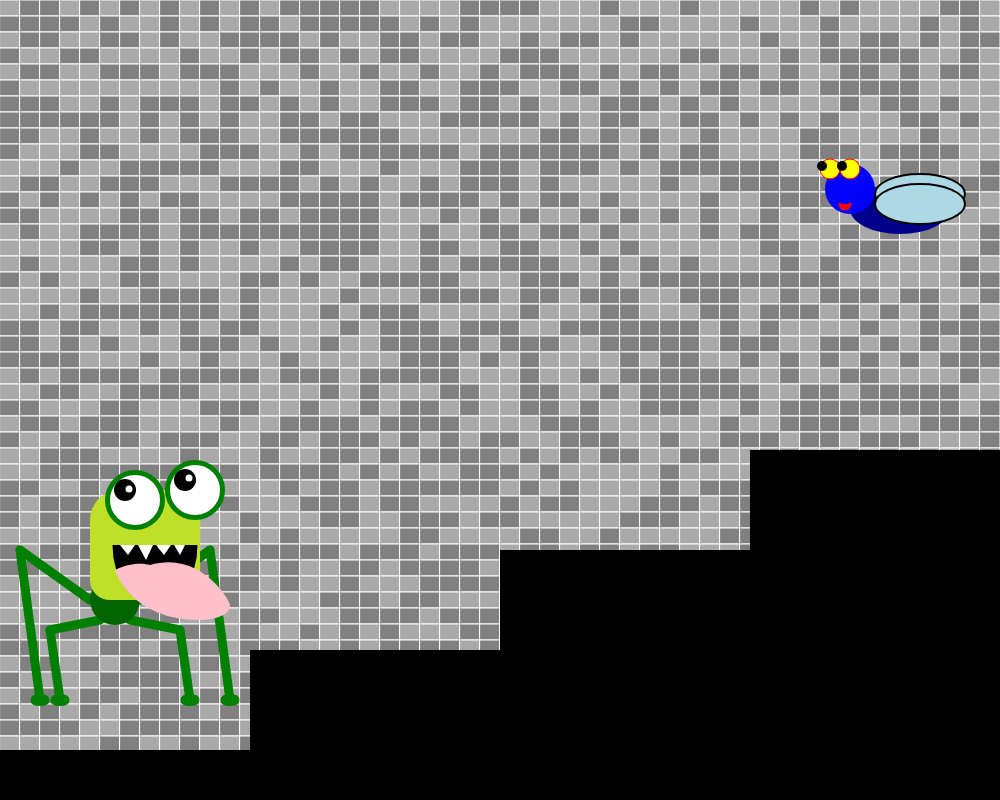
Frame 1 (no input)
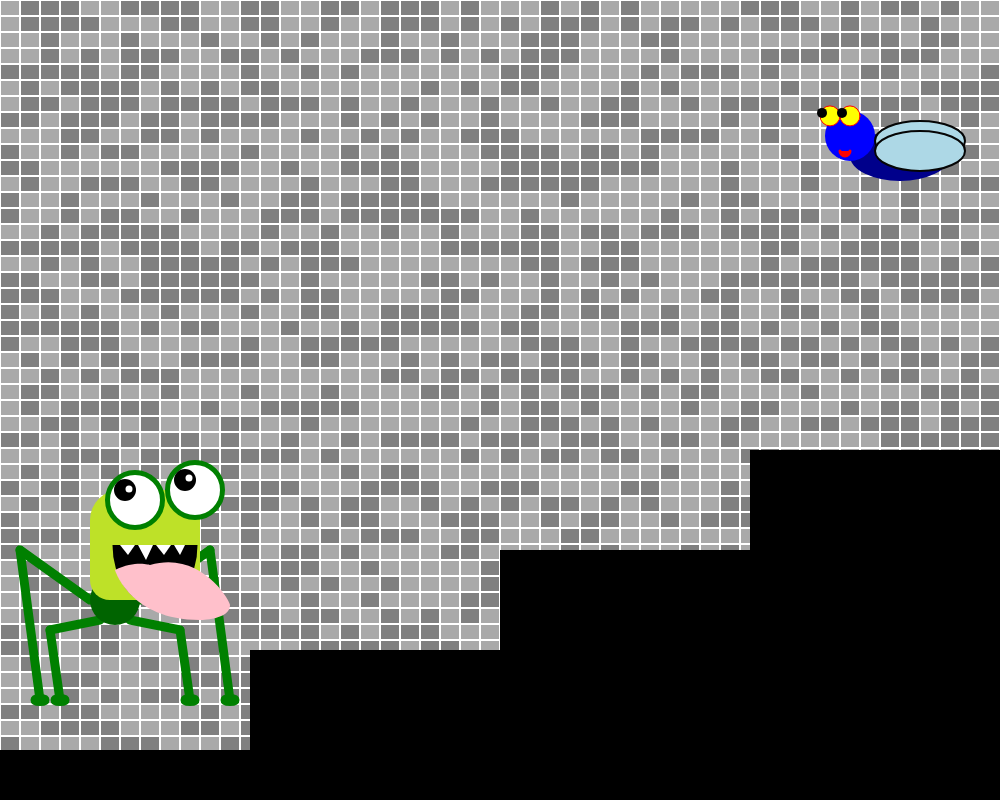
Frame 60 (no input)
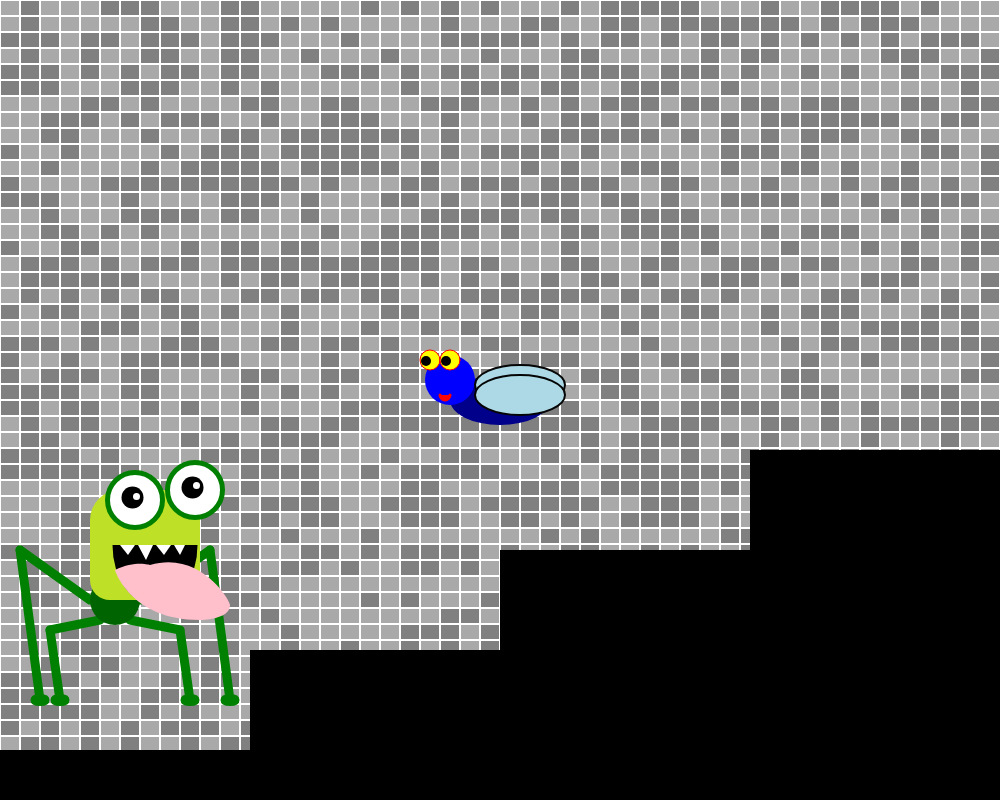
Frame 120 (the mouse pressed at the canvas centre since frame 60)

The p5.js sketch that drew these frames (run headless with seeded random() and noise() and a simulated clock; from frame 60 on, the mouse is pressed at the canvas centre):

// p5.js sketch
// ── sketch.js
//Assignment 1: A Spider (Dunphy) Hunting a Fly (Jay)

//Creating the background flickering grids
// Number of columns and rows
let numCol = 50;
let numRow = 50;

// Width and height of each cell
let colWidth;
let rowHeight;

// The only two colors cells can have
let colors = ["gray", "darkgray "];

// The coordinates of the fly(jay)
let flyX = 900;
let flyY = 200;

///Spider(Dunphy)////////////
////////////////////////////
// Spider(Dunphy) position
let spiderX = 0;
let spiderY = 0;
//Spider (Dunphy) movement speed
let spiderSpeedX = 0;
let spiderSpeedY = 0;
// Gravity for returning the spider to the ground after a jump
let gravity = 1;
// Which stair Dunphy is currently standing on
let currentStep = 0;
// Where Dunphy should land
let targetX = 0;
let targetY = 0;
// Is Dunphy currently jumping? Defining a Boolean variable "spiderIsJumping"
let spiderIsJumping = false;
//Dunphy's direction for implementing backward movement
let spiderDirection = 1; // Normal direction
//Boolean variable to set the condition of Dunphy catching Jay
let catchFly = false;

function setup() {
  createCanvas(1000, 800);

  // Defining the grids' cells width and height
  colWidth = width / numCol;
  rowHeight = height / numRow;

  // Controls how fast the grid flickers
  //frameRate in P5.js controls how many times draw() function repeats per second (by default it is 60 times but we change it to 30 to make the flickering slower
  frameRate(30);
}

function draw() {
  background(0);

  //Creating flickering grids //////////
  //////////////////////////////////////
  for (i = 0; i < numCol; i = i + 1) {
    for (j = 0; j < numRow; j = j + 1) {
      // Randomly choose gray or dark gray
      let randomColor = random(colors);
      fill(randomColor);
      // Grid lines
      stroke(255);
      rect(i * colWidth, j * rowHeight, colWidth, rowHeight);
    }
  }

  // Drawing the steps by own defined drawStrairs() function
  drawStairs();

  //////// Specifing Dunphy the spider Movement //////////////
  ///////////////////////////////////////
  if (spiderIsJumping == true) {
    spiderX = spiderX + spiderSpeedX; //Forward Movement
    spiderY = spiderY + spiderSpeedY; // upward movement
    spiderSpeedY = spiderSpeedY + gravity; // Gravity pulls the spider down

    // Check if Dunphy reached the next stair so that it falls on that
    if (spiderSpeedY > 0 && spiderY >= targetY) {
      // this checks if the Spider moving upward
      if (spiderSpeedX > 0 && spiderX >= targetX) {
        // this checks if  spider moving forward while moving forwrad or to th eright
        //Now put Dunphy exactly on the stair
        spiderX = targetX;
        spiderY = targetY;
        // Stop movement
        spiderSpeedX = 0;
        spiderSpeedY = 0;
        // Dunphy has finished jumping
        spiderIsJumping = false;
      } else if (spiderSpeedX < 0 && spiderX <= targetX) {
        // this defines if spider moving backward or to the left
        //Now put Dunphy exactly on the stair
        spiderX = targetX;
        spiderY = targetY;
        // Stop movement
        spiderSpeedX = 0;
        spiderSpeedY = 0;
        // Dunphy has finished jumping
        spiderIsJumping = false;

        // now while moving backward or to the left
        //we need to identify if the step which the Spider falling onto, is step 2
        // then we need to define catchFly condition to be true
        if (currentStep == 2 && catchFly == false) {
          catchFly = true;
        }
      } else if (spiderSpeedX == 0) {
        // this defines only "jumping on the step" condition
        spiderX = targetX;
        spiderY = targetY;
        spiderSpeedY = 0;
        spiderIsJumping = false;
      }
    }
  }
  // Instead of defining the spider as an object & class
  // we use "translate" function, which moves the coordinate systme to a new postion
  push();
  translate(spiderX, spiderY);
  // Mirror around approximately the center of Dunphy
  translate(125, 0);
  scale(spiderDirection, 1);
  translate(-125, 0);
  drawSpider();
  pop();
  // Above command says that the coordinate system moves when spider moves to its new position
  // that way the entire spider works as an object and it does not need to change all of its body parts coordinates

  /// Let's check if Jay the fly is caught
  if (catchFly == true) {
    // jay follows Dunphy's tongue & because Dunphy is mirrored
    // his tongue are toward the left
    // but we want as long as catchFly is true have Jay attached to Dunphy's tongue
    flyY = spiderY + 600;
    if (spiderDirection == -1) {
      flyX = spiderX - 30;
    } // so if Dunphy is moving backward, Jay is attached to his tongue
    else {
      flyX = spiderX + 280;
    } // this keeps Jay attached to Dunphy's tongue when it is mocing forward and the catchFly is true
  }
  // If mouse is pressed and Jay is not caught, jay moves with the mouse
  else {
    if (mouseIsPressed) {
      flyX = mouseX;
      flyY = mouseY;
    } else {
      // Jay has random vertical movement
      flyY = flyY + random(-20, 20);
      //Creating constrain for the movement of fly(Jay)
      if (flyY < 50) {
        flyY = 50;
      }
      if (flyY > 400) {
        flyY = 400;
      }
    }
  }
  drawFly(flyX, flyY);
}

//Spider jumpint with pressing "space"
/////////////////////////////////////////////
/////////////////////////////////////////////
////////////////////////////////////////////
function keyPressed() {
  ////// defining when the space key is pressed the spider jumps
  if (key == " " && spiderIsJumping == false) {
    spiderSpeedY = -20;
    spiderSpeedX = 0;
    targetX = spiderX;
    targetY = spiderY;
    spiderIsJumping = true;
  }

  //////// Pressing the  "RIGHT_ARROW" then Dunphy jumps to the next stair ////
  if (keyCode == RIGHT_ARROW && spiderIsJumping == false) {
    spiderDirection = 1; // Face to the right
    // only three forward jumps
    if (currentStep < 3) {
      // Move to the next step
      currentStep = currentStep + 1;

      /////// step 1 //////////
      if (currentStep == 1) {
        targetX = 260;
        targetY = -50;
      }
      /////// step 2 //////////
      else if (currentStep == 2) {
        targetX = 510;
        targetY = -150;
      }
      /////// step 3 //////////
      else if (currentStep == 3) {
        targetX = 760;
        targetY = -250;

        /// While moving toward step 3, Jay the fly should escape and
        /// there is a condition that as long as catchFly is not true
        /// this escape should happen
        if (catchFly == false) {
          flyX = 600;
          flyY = 100;
        }
      }
      // Start the jump
      spiderSpeedY = -20;
      // Move toward the right
      spiderSpeedX = 10;
      spiderIsJumping = true;
    }
  }

  //////// Pressing the  "LEFT_ARROW" then Dunphy turns around and chases Jay////
  if (keyCode == LEFT_ARROW && spiderIsJumping == false) {
    // Mirror Dunphy
    spiderDirection = -1;
    //Dunphy is on the last step
    if (currentStep > 0) {
      currentStep = currentStep - 1;

      // BACK TO STEP 2

      if (currentStep == 2) {
        targetX = 510;

        targetY = -150;
      }

      // BACK TO STEP 1
      else if (currentStep == 1) {
        targetX = 260;

        targetY = -50;
      }

      // BACK TO GROUND
      else if (currentStep == 0) {
        targetX = 0;

        targetY = 0;
      }

      // Start jump

      spiderSpeedY = -20;

      // Move left

      spiderSpeedX = -10;

      spiderIsJumping = true;
    }
  }
}

//Defining a function which draws the stairs
/////////////////////////////////////////////
/////////////////////////////////////////////
////////////////////////////////////////////
function drawStairs() {
  fill("black");
  noStroke();
  rect(0, height - 50, 250, 50);
  rect(width / 4, height - 150, 250, 150);
  rect(width / 4 + 250, height - 250, 250, 250);
  rect(width / 4 + 500, height - 350, 250, 350);
  rect(width / 4 + 750, height - 450, 250, 450);
}

// Definig a function which draws the Spider (Dunphy)
/////////////////////////////////////////////
/////////////////////////////////////////////
////////////////////////////////////////////
function drawSpider() {
  // Drawing left leg
  stroke("green");
  strokeWeight(9);
  line(90, 600, 20, 550);
  line(20, 550, 40, 700);
  ellipse(40, 700, 10, 3);

  line(100, 620, 50, 630);
  line(50, 630, 60, 700);
  fill("green");
  ellipse(60, 700, 10, 3);

  // Drwaing right leg
  line(140, 600, 210, 550);
  line(210, 550, 230, 700);
  ellipse(230, 700, 10, 3);

  line(130, 620, 180, 630);
  line(180, 630, 190, 700);
  fill("green");
  ellipse(190, 700, 10, 3);

  // Drawing the body
  fill("darkgreen");
  noStroke();
  circle(115, 600, 50);

  //Face being created by rounded rect() with different radius of 2 or 30(from P5.js library)
  fill(190, 225, 40);
  noStroke();
  rect(90, 490, 110, 110, 30, 20, 30, 20);

  //Creating teh Spider Eyes
  fill(255);
  stroke("green");
  strokeWeight(5);
  circle(135, 500, 55);
  circle(195, 490, 55);

  // Defining movements of retina and pupils by mouseX and mouseY
  // Since the movement should be inside the eyse only, we need to
  //map the movement of the mouse to the measures of the eyes
  let eyeMoveX = map(mouseX, 0, width, -10, 5);
  let eyeMoveY = map(mouseY, 0, height, -10, 5);

  // Creating the Pupils & retina
  fill(0);
  noStroke();
  // pupils
  circle(135 + eyeMoveX, 500 + eyeMoveY, 22);
  circle(195 + eyeMoveX, 490 + eyeMoveY, 22);

  // retina
  fill(255);
  circle(139 + eyeMoveX, 499 + eyeMoveY, 7);
  circle(199 + eyeMoveX, 488 + eyeMoveY, 7);

  //Creating the mouth
  fill(0);
  arc(155, 545, 85, 120, 0, PI);

  //Creating the teeth
  fill(255);
  noStroke();
  triangle(120, 545, 135, 545, 128, 555);
  triangle(138, 545, 153, 545, 146, 560);
  triangle(156, 545, 171, 545, 164, 555);
  triangle(174, 545, 185, 545, 180, 555);

  // Creating the tongue by beginShape/endShape function &
  //vertex(), bexierVertex() functions Which I found from the p5.js library

  fill("pink");
  noStroke();
  beginShape();

  // Start at left side of tongue
  vertex(115, 570);

  // Curve down the left side
  bezierVertex(115, 570, 130, 620, 200, 620);

  // Rounded bottom and right side
  bezierVertex(200, 620, 230, 620, 230, 605);

  // Back to mouth
  bezierVertex(230, 600, 200, 550, 150, 565);

  //  Rounded up
  bezierVertex(150, 565, 135, 560, 115, 570);

  endShape(CLOSE);
}

// Defining a function for drawing the fly(Jay)
/////////////////////////////////////////////
/////////////////////////////////////////////
////////////////////////////////////////////
function drawFly(x, y) {
  // Create the body
  fill("darkblue");
  ellipse(x, y, 100, 50);

  // Draw face
  fill("blue");
  circle(x - 50, y - 20, 50, 50);

  //Draw eyes
  fill("yellow");
  stroke("red");
  strokeWeight(1);
  circle(x - 70, y - 40, 20);
  circle(x - 50, y - 40, 20);

  // Defining movements of pupils by mouseX and mouseY
  let flyeyeMoveX = map(mouseX, 0, width, -3, 5);
  let flyeyeMoveY = map(mouseY, 0, height, -3, 5);

  //pupils
  fill("black");
  noStroke();
  circle(x - 75 + flyeyeMoveX, y - 40 + flyeyeMoveY, 10);
  circle(x - 55 + flyeyeMoveX, y - 40 + flyeyeMoveY, 10);

  //lips
  fill("red");
  stroke("red");
  strokeWeight(3);
  arc(x - 55, y - 5, 10, 10, 0, PI);

  //wings
  fill("lightblue");
  stroke(5);
  strokeWeight(2);
  ellipse(x + 20, y - 15, 90, 40);
  ellipse(x + 20, y - 5, 90, 40);
}
